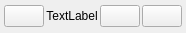
<?xml version="1.0" encoding="UTF-8"?>
<ui version="4.0">
 <class>SizeScaleWidget</class>
 <widget class="QWidget" name="SizeScaleWidget">
  <property name="geometry">
   <rect>
    <x>0</x>
    <y>0</y>
    <width>146</width>
    <height>33</height>
   </rect>
  </property>
  <property name="windowTitle">
   <string>Form</string>
  </property>
  <property name="styleSheet">
   <string notr="true"/>
  </property>
  <layout class="QHBoxLayout" name="horizontalLayout">
   <property name="spacing">
    <number>2</number>
   </property>
   <property name="leftMargin">
    <number>4</number>
   </property>
   <property name="topMargin">
    <number>2</number>
   </property>
   <property name="rightMargin">
    <number>4</number>
   </property>
   <property name="bottomMargin">
    <number>2</number>
   </property>
   <item>
    <widget class="QPushButton" name="enlarge_btn">
     <property name="sizePolicy">
      <sizepolicy hsizetype="Fixed" vsizetype="Fixed">
       <horstretch>0</horstretch>
       <verstretch>0</verstretch>
      </sizepolicy>
     </property>
     <property name="cursor">
      <cursorShape>PointingHandCursor</cursorShape>
     </property>
     <property name="text">
      <string/>
     </property>
     <property name="iconSize">
      <size>
       <width>16</width>
       <height>16</height>
      </size>
     </property>
    </widget>
   </item>
   <item>
    <widget class="QLabel" name="scale">
     <property name="sizePolicy">
      <sizepolicy hsizetype="Expanding" vsizetype="Maximum">
       <horstretch>0</horstretch>
       <verstretch>0</verstretch>
      </sizepolicy>
     </property>
     <property name="text">
      <string>TextLabel</string>
     </property>
     <property name="alignment">
      <set>Qt::AlignCenter</set>
     </property>
    </widget>
   </item>
   <item>
    <widget class="QPushButton" name="narrow_btn">
     <property name="sizePolicy">
      <sizepolicy hsizetype="Fixed" vsizetype="Fixed">
       <horstretch>0</horstretch>
       <verstretch>0</verstretch>
      </sizepolicy>
     </property>
     <property name="cursor">
      <cursorShape>PointingHandCursor</cursorShape>
     </property>
     <property name="text">
      <string/>
     </property>
     <property name="iconSize">
      <size>
       <width>16</width>
       <height>16</height>
      </size>
     </property>
    </widget>
   </item>
   <item>
    <widget class="QPushButton" name="adapt_window_btn">
     <property name="sizePolicy">
      <sizepolicy hsizetype="Fixed" vsizetype="Fixed">
       <horstretch>0</horstretch>
       <verstretch>0</verstretch>
      </sizepolicy>
     </property>
     <property name="cursor">
      <cursorShape>PointingHandCursor</cursorShape>
     </property>
     <property name="text">
      <string/>
     </property>
     <property name="iconSize">
      <size>
       <width>16</width>
       <height>16</height>
      </size>
     </property>
    </widget>
   </item>
  </layout>
 </widget>
 <resources/>
 <connections/>
</ui>
